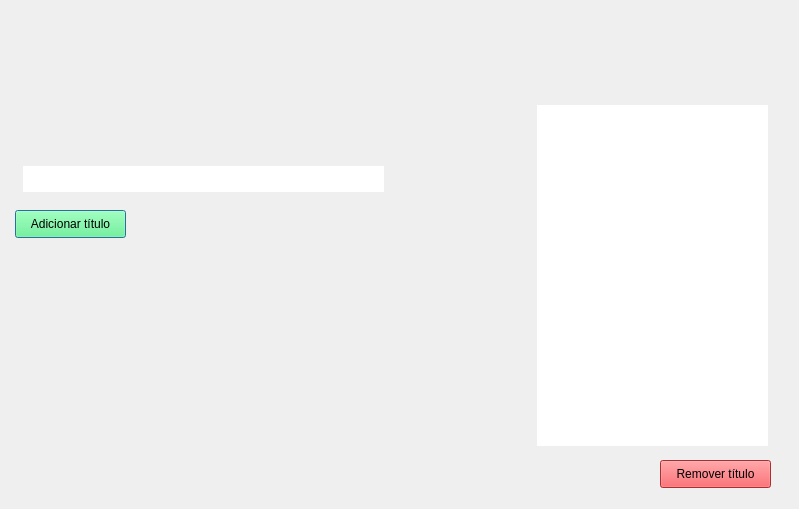
<?xml version="1.0" encoding="UTF-8"?>
<ui version="4.0">
 <class>Dialog</class>
 <widget class="QDialog" name="Dialog">
  <property name="geometry">
   <rect>
    <x>0</x>
    <y>0</y>
    <width>799</width>
    <height>509</height>
   </rect>
  </property>
  <property name="minimumSize">
   <size>
    <width>799</width>
    <height>509</height>
   </size>
  </property>
  <property name="maximumSize">
   <size>
    <width>799</width>
    <height>509</height>
   </size>
  </property>
  <property name="windowTitle">
   <string>Póximas leituras</string>
  </property>
  <widget class="QListWidget" name="listWidget">
   <property name="geometry">
    <rect>
     <x>537</x>
     <y>105</y>
     <width>231</width>
     <height>341</height>
    </rect>
   </property>
   <property name="font">
    <font>
     <family>Arial</family>
     <pointsize>10</pointsize>
    </font>
   </property>
   <property name="frameShape">
    <enum>QFrame::NoFrame</enum>
   </property>
  </widget>
  <widget class="QLabel" name="label">
   <property name="geometry">
    <rect>
     <x>0</x>
     <y>-10</y>
     <width>801</width>
     <height>531</height>
    </rect>
   </property>
   <property name="text">
    <string/>
   </property>
   <property name="pixmap">
    <pixmap>icons/proximas_leituras.png</pixmap>
   </property>
  </widget>
  <widget class="QPushButton" name="pushButton_adicionar">
   <property name="geometry">
    <rect>
     <x>15</x>
     <y>210</y>
     <width>111</width>
     <height>28</height>
    </rect>
   </property>
   <property name="styleSheet">
    <string notr="true">background-color: rgb(85, 255, 127);</string>
   </property>
   <property name="text">
    <string>Adicionar título</string>
   </property>
  </widget>
  <widget class="QLineEdit" name="lineEdit">
   <property name="geometry">
    <rect>
     <x>23</x>
     <y>166</y>
     <width>361</width>
     <height>26</height>
    </rect>
   </property>
   <property name="font">
    <font>
     <family>Arial</family>
     <pointsize>10</pointsize>
    </font>
   </property>
   <property name="frame">
    <bool>false</bool>
   </property>
  </widget>
  <widget class="QPushButton" name="pushButton_remover">
   <property name="geometry">
    <rect>
     <x>660</x>
     <y>460</y>
     <width>111</width>
     <height>28</height>
    </rect>
   </property>
   <property name="styleSheet">
    <string notr="true">background-color: rgb(240, 65, 68);</string>
   </property>
   <property name="text">
    <string>Remover título</string>
   </property>
  </widget>
  <zorder>label</zorder>
  <zorder>listWidget</zorder>
  <zorder>pushButton_adicionar</zorder>
  <zorder>lineEdit</zorder>
  <zorder>pushButton_remover</zorder>
 </widget>
 <resources/>
 <connections/>
</ui>
